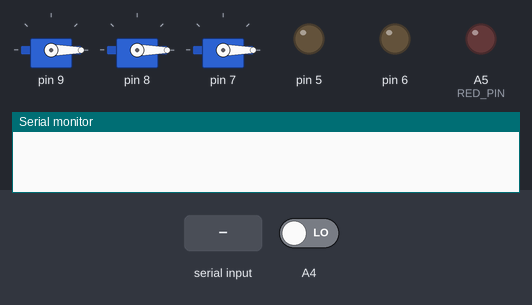
The sketch below on a simulated Arduino Uno, built with avr-gcc and run on an emulated ATmega328P. Shown: 3 × servo, output pins drawn as LEDs (lit = HIGH), the last lines printed to the serial monitor. The test bench sets the inputs (shaded band); at power-on: A4 LOW.

Above: at 1.2 s.
1.3 s: "5\n" received over Serial
At 2.2 s:
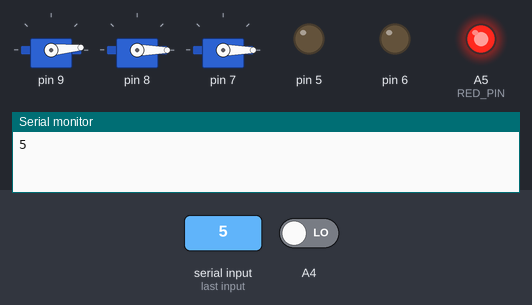
4.3 s: "1,90\n" received over Serial
At 6.4 s:
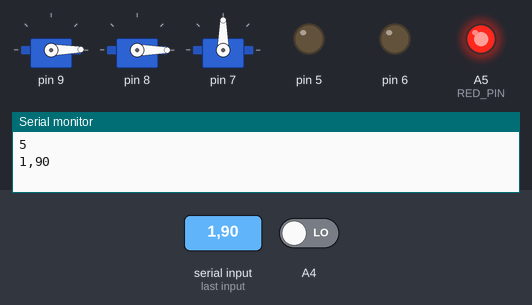
7.3 s: "1,90,45\n" received over Serial
At 8.5 s:
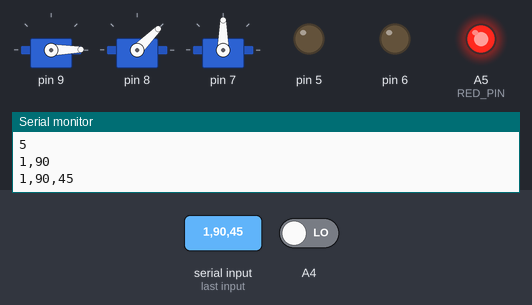
10.3 s: "," received over Serial
At 10.47 s:
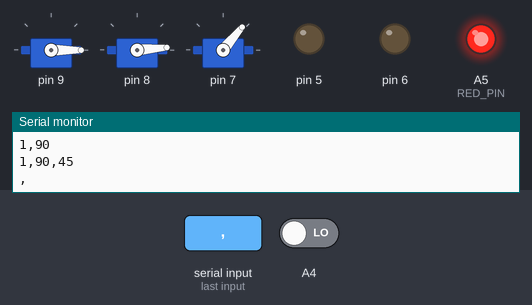
13.3 s: "1,90,45\n" received over Serial
At 13.45 s:
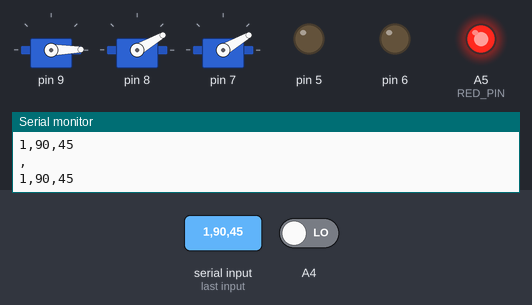
Timing chart, 0 to 16.3 s (numbered marks = the images above; inputs shaded):
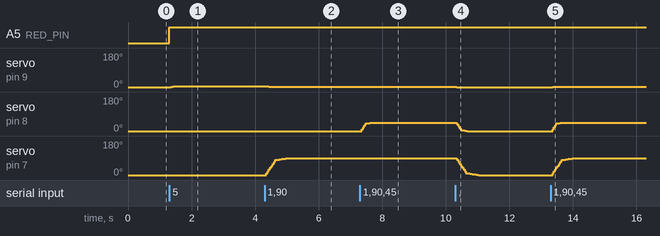

The sketch:

MRobot.ino
```cpp
//To be used with !3dMediumArm

#define RED_PIN A5
#define JOINT_1 7
#define JOINT_2 8
#define JOINT_3R 6
#define JOINT_3L 5
#define JOINT4 9
#define START_POS A4
#define WINDOW 1000
#define LED_WINDOW 100
#define CLOSE 0
#define OPEN 10

//#define J1MIN 0
//#define J1MAX 90
//#define J2MIN 0
//#define J2MAX 160

#define GRIPPER_MAX 60
#define ELBOW_MAX 90
#define SHOULDER_MAX 130
#define TORSO_MAX 2000

#define MAX_MESSAGE_LENGTH 128

#include "Arm_servo.h"
#include <MemoryFree.h>
#include "DC_motor.h"

ArmServo gripper=ArmServo(JOINT4,0);
ArmServo shoulder=ArmServo(JOINT_2,0);
ArmServo elbow=ArmServo(JOINT_1,0);
DC_motor torso=DC_motor(JOINT_3L,JOINT_3R,START_POS);

  int shoulder_position,elbow_position,dcm_dir,gripper_position,torso_position;


unsigned long led_start_time,start_time,loop_cnt=0;
bool led_led=false;

void setup() {

  pinMode(RED_PIN, OUTPUT);

  Serial.begin(9600);

  gripper.init();
  shoulder.init();
  elbow.init();

}


void loop() {


  if(recive_command())
    {
    parse_command();
    if(params_in_bound())
      startMoving();
    }

  torso.moveUpdate();

  gripper.update();
  shoulder.update();
  elbow.update();
}

bool params_in_bound()
{

    if(gripper_position>GRIPPER_MAX || elbow_position>ELBOW_MAX || shoulder_position>SHOULDER_MAX || torso_position> TORSO_MAX)
      return false;
    else
      return true;
}
void startMoving(){
//  Serial.println("Start moving");
  digitalWrite(RED_PIN, HIGH);
  gripper.moveTo(gripper_position);
  shoulder.moveTo(shoulder_position);
  elbow.moveTo(elbow_position);
  torso.moveTo(torso_position);
}

char command[MAX_MESSAGE_LENGTH+1];
String commandString;


bool recive_command()
{
  if (Serial.available())
  {
   int t=0;
    while(Serial.available()&&t<MAX_MESSAGE_LENGTH) {
      *(((char*)command + t))=Serial.read();
      delay(2);
      t++;
    }
    *(((char*)command + t))=0; //end of char string
      commandString= String(command);
    return true;
  }
  else
    return false;
}

void parse_command(){

  byte colon_index1=commandString.indexOf(",");
  byte colon_index2=commandString.indexOf(",",colon_index1+1);
  byte colon_index3=commandString.indexOf(",",colon_index2+1);
  byte colon_index4=commandString.indexOf(",",colon_index3+1);

  gripper_position=commandString.substring(0,colon_index1).toInt();
  elbow_position=commandString.substring(colon_index1+1,colon_index2).toInt();
  shoulder_position=commandString.substring(colon_index2+1,colon_index3).toInt();
  torso_position=commandString.substring(colon_index3+1,colon_index4).toInt();

  Serial.println(commandString);

//  String info="Parse command colon_index1:"+String(colon_index1)+" colon_index2:"+String(colon_index2)+" colon_index3:"+String(colon_index3);
//  String info="gripper:"+String(gripper_position)+" elbow:"+String(elbow_position)+" shoulder:"+String(shoulder_position)+" torso:"+String(torso_position);
//  Serial.println(info);

}

void send_ack()
{
  Serial.println("ack");
}
```

Arm_servo.cpp
```cpp
    #include "Arm_servo.h"

    ArmServo::ArmServo(uint8_t pin_,uint8_t start_pos_){
      pin=pin_;
      start_pos=start_pos_;
      in_move=false;
    }
    void ArmServo::init(){
  //                Serial.println("ArmServo init");
      serwo.attach(pin);
      serwo.write(start_pos);
      act_pos=start_pos;
    }

    void ArmServo::moveTo(uint8_t final_pos_){
      final_pos = final_pos_;
      in_move=true;
       //     Serial.println("ArmServo moveto");
      //calculate move direction
      int offset = final_pos-act_pos;
      if (offset < 0) move_dir = -1;
      if (offset > 0) move_dir = 1;
      if (offset == 0) in_move=false;
      startTime=millis();
    }

    void ArmServo::update(){
   // Serial.println("ArmServo update");
    if(in_move&&startTime+MOVE_WINDOW<millis())
      {
      int offset = abs(final_pos-act_pos);
      if(offset){
        int step;
        if(offset>BREAKING_OFFSET) step=STEP;
          else step=BREAKING_STEP;
        act_pos+=(step*move_dir);
       // String info="update || in_move:"+String(in_move)+" startTime:"+String(startTime) +" offset:"+String(offset)+" step:"+String(step)+" act_pos:"+String(act_pos);
       // Serial.println(info);
        serwo.write(act_pos);
      }
      else
        in_move=false;

      startTime=millis();
      }
    }
```

Arm_servo.h
```cpp
#ifndef ArmServo_h
#define ArmServo_h

#include "Arduino.h"
#include <Servo.h>

#define MOVE_WINDOW 40
#define STEP 10
#define BREAKING_STEP 1
#define BREAKING_OFFSET 11

class ArmServo {

  public:

    ArmServo(uint8_t,uint8_t);
    void init();
    void moveTo(uint8_t);
    void update();

  protected:

    uint8_t pin;
    uint8_t start_pos;
    uint8_t act_pos;
    uint8_t final_pos;
    uint8_t move_dir;
    bool in_move;
    Servo serwo;
    unsigned long startTime;
};


#endif
```

DC_motor.cpp
```cpp
    #include "DC_motor.h"

    DC_motor::DC_motor(uint8_t pin_left_,uint8_t pin_right_,uint8_t pin_on_start_){
      pin_left=pin_left_;
      pin_right=pin_right_;
      pin_on_start=pin_on_start_;
      on_move=false;
      current_position = 2000;
      // set on zero position
      reset();
    }

    void DC_motor::moveTo(bool move_direction_,unsigned int move_time_){
        on_move=true;
        move_start=millis();
        move_time=move_time_;
        move_direction=move_direction_;
//        String info="In moveTo move_direction:"+String(move_direction)+" move_time:"+String(move_time);
//        Serial.println(info);
        if(move_direction){
          //move left
//                  String info="In moveLeft pin_left:"+String(pin_left)+" pin_right:"+String(pin_right)+" PWM:"+String(PWM)+" current_position:"+String(current_position)+" dest_position:"+String(dest_position);
//                  Serial.println(info);
            analogWrite(pin_left, PWM);
            analogWrite(pin_right, 0);
            on_start_pos=false;
        }
        else
        {
          //move right
//                  String info="In moveRight pin_left:"+String(pin_left)+" pin_right:"+String(pin_right)+" PWM:"+String(PWM)+" current_position:"+String(current_position)+" dest_position:"+String(dest_position);
//                  Serial.println(info);
             if(!on_start_pos){
              analogWrite(pin_right, PWM);
              analogWrite(pin_left, 0);
             }
        }
    }

       void DC_motor::moveTo(unsigned int dest_position_){
        dest_position = dest_position_;
        int difference = dest_position - current_position;
//            String info="In DC_motor::moveTo difference:"+String(difference)+" dest_position:"+String(dest_position)+" current_posiiton:"+String(current_position);
//            Serial.println(info);
        if(difference > 0)
//        move left
          moveTo(1,difference);
        else if(difference < 0)
//        move right
          moveTo(0,abs(difference));


    }

    void DC_motor::moveToStart(){

    }

    void DC_motor::moveUpdate(){
//      if(on_move){
//        int diff=  millis()-move_start;
//        //move_direction==1 -> left ____ move_direction==0 -> right
//        if(!move_direction||diff>DEBOUNCE_TIME)
//          //read start position after debouce time passed - pin_on_start is PULLUP hence negation
//          on_start_pos=!digitalRead(pin_on_start);
////          String info="In update millis()-move_start:"+String(diff)+" move_time:"+String(move_time)+" on_start_pos:"+String(on_start_pos)+" current_position:"+String(current_position)+" dest_position:"+String(dest_position);
////          Serial.println(info);
////      //move lasts long enough - end it
//        if(diff>move_time){
//            analogWrite(pin_left, 0);
//            analogWrite(pin_right, 0);
//            String info="In update move ends time:"+String(diff)+" move_time:"+String(move_time)+" on_start_pos:"+String(on_start_pos)+" current_position:"+String(current_position)+" dest_position:"+String(dest_position);
//            Serial.println(info);
//            on_move=false;
//            current_position = dest_position;
//        }
//        //torso reached start position
//        if(on_start_pos){
//            analogWrite(pin_left, 0);
//            analogWrite(pin_right, 0);
////            String info="In update move ends pos on start:"+String(diff)+" move_time:"+String(move_time)+" on_start_pos:"+String(on_start_pos);
////            Serial.println(info);
//
////            /move to place righ after zero position
//            while(!digitalRead(pin_on_start))
//            {
//            analogWrite(pin_left, SETTER_PWM);
//            analogWrite(pin_right, 0);
//            }
//            analogWrite(pin_left, 0);
//            analogWrite(pin_right, 0);
//            on_move=false;
//            current_position = 0;
//        }
//      }

      if(on_move)
      {

        /**********************************************************************/
        int diff=  millis()-move_start;
        // if time ends stop whetever it moves left or right and destination isn't zero position
        if(diff>move_time)
          if(dest_position!=0){
            analogWrite(pin_left, 0);
            analogWrite(pin_right, 0);
//            String info="In update move ends time:"+String(diff)+" move_time:"+String(move_time)+" on_start_pos:"+String(on_start_pos)+" current_position:"+String(current_position)+" dest_position:"+String(dest_position);
//            Serial.println(info);
            on_move=false;
            current_position = dest_position;
          }
          else
          {
            //keep moving right
              analogWrite(pin_right, PWM);
              analogWrite(pin_left, 0);
          }
        /**********************************************************************/
        // if reached start position must stop either moving left or right
        on_start_pos=!digitalRead(pin_on_start);
        if(on_start_pos){
          // if moving right
          if(!move_direction){
            //read start position after debouce time passed - pin_on_start is PULLUP hence negation
            //torso reached start position
            if(on_start_pos){
                analogWrite(pin_left, 0);
                analogWrite(pin_right, 0);
    //            String info="In update move ends pos on start:"+String(diff)+" move_time:"+String(move_time)+" on_start_pos:"+String(on_start_pos);
    //            Serial.println(info);

                on_move=false;
                current_position = 0;
            }
          }
          // if reached start position moving left after debounce time then somethings gone terribly wrong
          else if(diff > DEBOUNCE_TIME)
          {
                analogWrite(pin_left, 0);
                analogWrite(pin_right, 0);
                String info="EMERG STOP:"+String(diff)+" move_time:"+String(move_time)+" on_start_pos:"+String(on_start_pos);
                Serial.println(info);
          }
        }

      }
    }

    void DC_motor::reset(){

    }
```

DC_motor.h
```cpp
#ifndef DC_motor_h
#define DC_motor_h

#include "Arduino.h"

#define MOVE_LEFT 1
#define MOVE_RIGHT 0
#define SETTER_PWM 50
#define PWM 80
#define DEBOUNCE_TIME 50

class DC_motor {

  public:


    DC_motor(uint8_t,uint8_t,uint8_t);

    void moveToStart();
    void moveTo(bool,unsigned int);
    void moveTo(unsigned int);
    void moveUpdate();
    void reset();
    void readStartPosition();

  protected:
    unsigned long move_start;
    unsigned long move_time;
    unsigned long debounce_start_time;
    unsigned int dest_position,current_position;
    uint8_t pin_left,pin_right;
    uint8_t pin_on_start;
    bool on_start_pos,on_move,move_direction;
};


#endif
```

Measured:
- after the input at 1.3 s, A5 (RED_PIN): LOW → HIGH at once; servo on pin 9: 0° → 5° after 0.05 s
- after the input at 4.3 s, servo on pin 9: 5° → 1° after 0.05 s; servo on pin 7: moves from 0° to 90° over 0.70 s, starting after 0.05 s
- after the input at 7.3 s, servo on pin 8: moves from 0° to 45° over 0.33 s, starting after 0.06 s
- after the input at 10.3 s, servo on pin 9: 1° → 0° at once; servo on pin 8: moves from 45° to 0° over 0.33 s, starting at once; servo on pin 7: moves from 90° to 0° over 0.70 s, starting at once
- after the input at 13.3 s, servo on pin 9: 0° → 1° after 0.06 s; servo on pin 8: moves from 0° to 45° over 0.33 s, starting after 0.06 s; servo on pin 7: moves from 0° to 90° over 0.70 s, starting after 0.06 s
